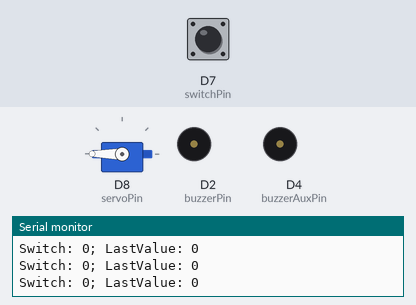
Simulated run of this sketch. Board: ESP8266 (NodeMCU). Parts: servo, buzzer (waves = sounding, pin HIGH), the last lines printed to the serial monitor. The inputs (shaded band) are chosen by the test bench; at power-on: D7 (switchPin) LOW.

Above: at 1.2 s.
1.3 s: D7 (switchPin) pulled HIGH for 0.15 s
At 1.7 s:
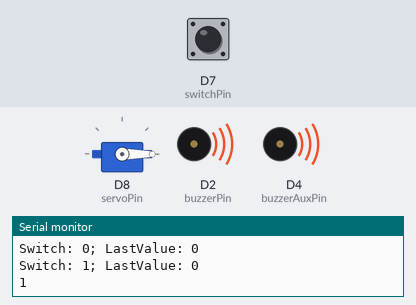
3.3 s: D7 (switchPin) pulled HIGH for 1 s
At 4.7 s:
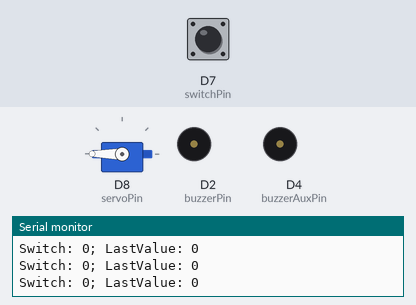
7.3 s: D7 (switchPin) pulsed HIGH 5 times (0.12 s each, 0.3 s apart)
At 7.7 s:
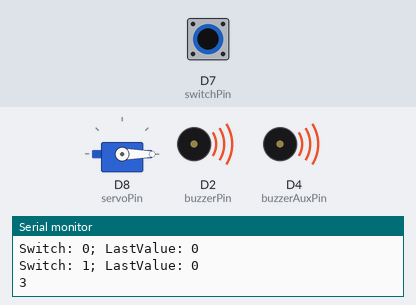
11.8 s: D7 (switchPin) driven HIGH
At 12.8 s:
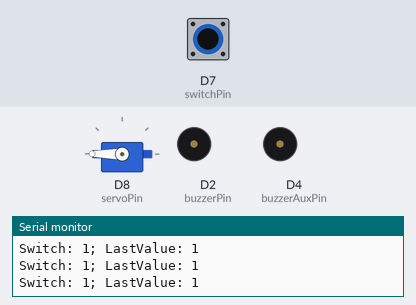
Timing chart, 0 to 14.8 s (numbered marks = the images above; inputs shaded):
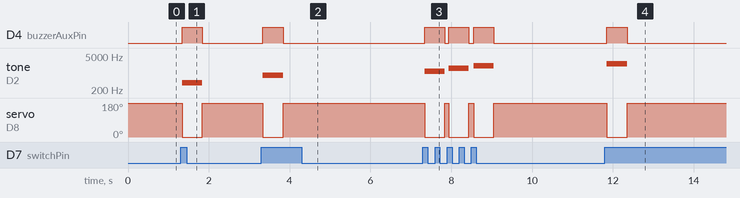

Measured:
- after the input at 1.3 s, D4 (buzzerAuxPin): LOW → HIGH at once, → LOW 0.50 s later; tone on D2 (buzzerPin): silent → 400 Hz at once, → silent 0.50 s later; servo on D8 (servoPin): 180° → 0° at once, → 180° 0.50 s later
- after the input at 3.3 s, D4 (buzzerAuxPin): LOW → HIGH at once, → LOW 0.50 s later; tone on D2 (buzzerPin): silent → 800 Hz at once, → silent 0.50 s later; servo on D8 (servoPin): 180° → 0° at once, → 180° 0.50 s later
- after the input at 7.3 s, D4 (buzzerAuxPin): alternates HIGH for 0.50 s and LOW for 0.11 s, 6 changes in all, then stays LOW, starting at once; tone on D2 (buzzerPin): plays 1200 Hz for 0.50 s, 1600 Hz for 0.50 s, 2000 Hz for 0.50 s, starting at once
- after the input at 11.8 s, D4 (buzzerAuxPin): LOW → HIGH after 0.05 s, → LOW 0.50 s later; tone on D2 (buzzerPin): silent → 2400 Hz after 0.05 s, → silent 0.50 s later; servo on D8 (servoPin): 180° → 0° after 0.05 s, → 180° 0.50 s later

The sketch:

Project.ino
```cpp
#include <Servo.h> // Include the Servo library

const int servoPin = D8;
const int buzzerPin = D2; // Declare the buzzer
const int buzzerAuxPin = D4;
const int switchPin = D7;
int angryLevel = 0;
int lastValue = LOW;


Servo Servo1; // Create a servo object

void setup() {
  // put your setup code here, to run once:
  Servo1.attach(servoPin);
  pinMode(buzzerPin, OUTPUT); // Set buzzer as an output
  pinMode(buzzerAuxPin, OUTPUT);
  pinMode(switchPin, INPUT);
  Serial.begin(9600);
  lastValue = -1;
}

void loop() {
  int sValue = digitalRead(switchPin);
  Serial.print("Switch: ");
  Serial.print(sValue);
  Serial.print("; LastValue: ");
  Serial.println(lastValue);
  if(sValue == HIGH && lastValue == 0){
    increaseAnger();
    closeButton();
    buzz();
  }else{
    hide();
  }

  if(lastValue != sValue)
    lastValue = sValue;
}

void increaseAnger(){
  if(angryLevel < 10)
    angryLevel++;
}

void showScreen(){

}

void detectHand(){
  /*if(angryLevel > 5 && (rand() % 1) == 0){
    continue;
  }*/
}

void closeButton(){
  Servo1.write(0);
}

void hide(){
  Servo1.write(180);
}

void buzz(){
  if(angryLevel <= 0) return; // pre-condition
  Serial.println(angryLevel);
  if(angryLevel < 8 || angryLevel == 9){
    tone(buzzerPin, (400*angryLevel));
    digitalWrite(buzzerAuxPin, HIGH);
    delay(500);
  }else if(angryLevel == 8){
    for(int i=1000 ; i<(2000 + angryLevel * 100) ; i+=angryLevel){ // loop for to increase the sound frequency
         tone(buzzerPin, i);
         digitalWrite(buzzerAuxPin, HIGH);
         delay(10); //You can change the delay if you want to make it longer or shorter
    }
  }else{ // angryLevel 10
    int i;
    for(i=1000 ; i<(3000 + angryLevel * 100) ; i+=angryLevel){ // loop for to increase the sound frequency
         tone(buzzerPin, i);
         digitalWrite(buzzerAuxPin, HIGH);
         delay(10); //You can change the delay if you want to make it longer or shorter
    }
    for(; i>1000 ; i-=angryLevel){ // loop for to increase the sound frequency
         tone(buzzerPin, i);
         digitalWrite(buzzerAuxPin, HIGH);
         delay(10); //You can change the delay if you want to make it longer or shorter
    }
  }
  noTone(buzzerPin);     // Stop sound...
  digitalWrite(buzzerAuxPin, LOW);

}
```
